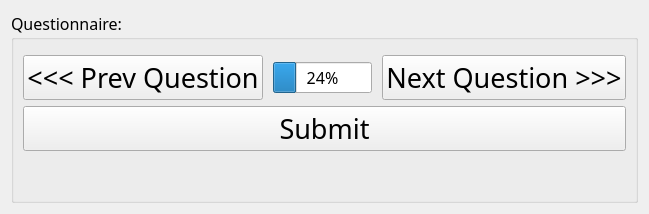
          <widget class="QWidget" name="page">
           <layout class="QVBoxLayout" name="verticalLayout_9">
            <item>
             <widget class="QGroupBox" name="groupBox">
              <property name="font">
               <font>
                <family>MV Boli</family>
                <pointsize>12</pointsize>
                <weight>50</weight>
                <bold>false</bold>
               </font>
              </property>
              <property name="title">
               <string>Questionnaire:</string>
              </property>
              <layout class="QVBoxLayout" name="verticalLayout_16">
               <item>
                <widget class="QStackedWidget" name="studentQuestionnaireStack"/>
               </item>
               <item>
                <layout class="QHBoxLayout" name="horizontalLayout">
                 <property name="spacing">
                  <number>10</number>
                 </property>
                 <item>
                  <widget class="QPushButton" name="studentQuestionnairePrev">
                   <property name="sizePolicy">
                    <sizepolicy hsizetype="Minimum" vsizetype="Fixed">
                     <horstretch>0</horstretch>
                     <verstretch>0</verstretch>
                    </sizepolicy>
                   </property>
                   <property name="font">
                    <font>
                     <family>Impact</family>
                     <pointsize>20</pointsize>
                     <weight>50</weight>
                     <bold>false</bold>
                    </font>
                   </property>
                   <property name="text">
                    <string>&lt;&lt;&lt; Prev Question</string>
                   </property>
                  </widget>
                 </item>
                 <item>
                  <widget class="QProgressBar" name="studentQuestionnaireProgress">
                   <property name="value">
                    <number>24</number>
                   </property>
                  </widget>
                 </item>
                 <item>
                  <widget class="QPushButton" name="studentQuestionnaireNext">
                   <property name="sizePolicy">
                    <sizepolicy hsizetype="Minimum" vsizetype="Fixed">
                     <horstretch>0</horstretch>
                     <verstretch>0</verstretch>
                    </sizepolicy>
                   </property>
                   <property name="font">
                    <font>
                     <family>Impact</family>
                     <pointsize>20</pointsize>
                     <weight>50</weight>
                     <bold>false</bold>
                    </font>
                   </property>
                   <property name="text">
                    <string>Next Question &gt;&gt;&gt;</string>
                   </property>
                  </widget>
                 </item>
                </layout>
               </item>
               <item>
                <widget class="QPushButton" name="studentQuestionnaireSubmit">
                 <property name="sizePolicy">
                  <sizepolicy hsizetype="Expanding" vsizetype="Fixed">
                   <horstretch>0</horstretch>
                   <verstretch>0</verstretch>
                  </sizepolicy>
                 </property>
                 <property name="font">
                  <font>
                   <family>Impact</family>
                   <pointsize>20</pointsize>
                   <weight>50</weight>
                   <bold>false</bold>
                  </font>
                 </property>
                 <property name="text">
                  <string>Submit</string>
                 </property>
                </widget>
               </item>
               <item>
                <spacer name="verticalSpacer_9">
                 <property name="orientation">
                  <enum>Qt::Vertical</enum>
                 </property>
                 <property name="sizeHint" stdset="0">
                  <size>
                   <width>20</width>
                   <height>40</height>
                  </size>
                 </property>
                </spacer>
               </item>
              </layout>
             </widget>
            </item>
           </layout>
          </widget>
